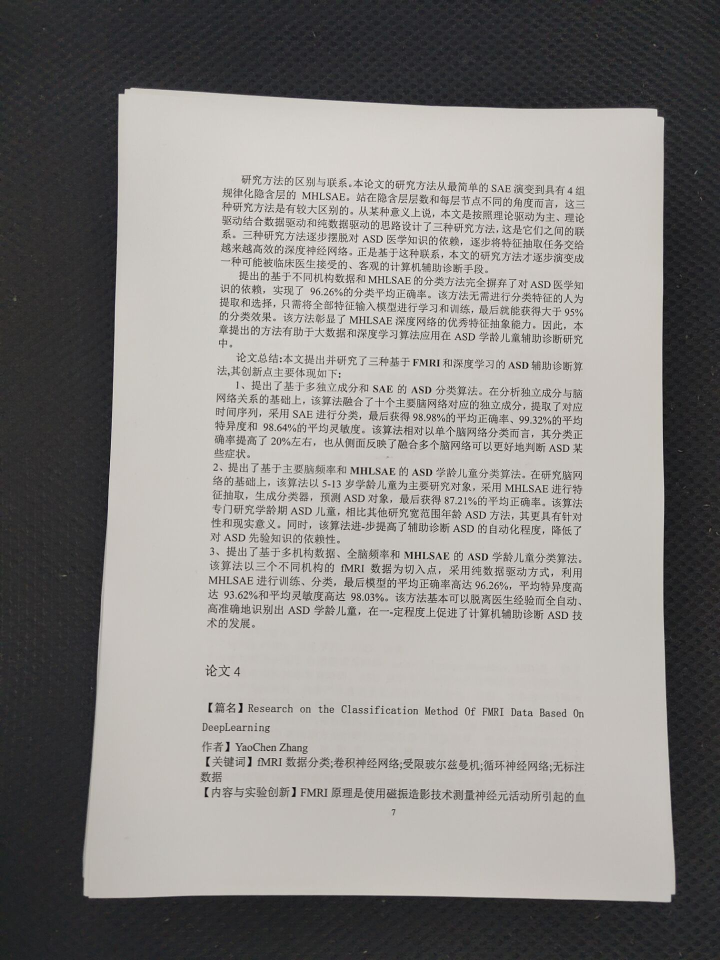
#> input picture imgs/04.jpg, 1440 x 1920 px (shown at 1/2 size)
$ python '02_A4扫描完整版_未加图像增强只有图片截取.py'
#> lines starting #> are read from the running program, lines starting #| are printed output that depends on the picture; after the words box and inside, x2 and y2 are one past the last pixel; in counts of white or black regions, pixels touching at a corner belong together; long printed decimals are rounded
### src.py
import numpy as np
import math
# 计算直线交点
# [20 lines left out: functions calc_abc_from_line_2d, get_line_cross_point, not called in this run]

def get_points2(cross_point, X_max, Y_max):
    x = []
    y = []
    points2 = []
    for point in cross_point:
        x.append(point[0])
        y.append(point[1])
    x_mean = int(np.mean(x))
    y_mean = int(np.mean(y))

    for i,point in enumerate(cross_point):
        if point[0] > x_mean:
            points2.append([X_max,0])
        else:
            points2.append([0,0])
        if point[1] > y_mean:
            points2[i][1] = Y_max
    return points2

import math
def get_k(img_houghline:list):
    # print(img_houghline)
    x1,y1,x2,y2 = img_houghline
    if x1==x2:
        return 90, x1
    return abs(math.atan((y1-y2)/(x1-x2))*180/math.pi), (x1*y2-x2*y1)/(x1-x2)

# a = 181, 1512,  187, 1411
# print(get_k(a))


def line_cross_point_from_kb(p1, p2):
    (k1,b1),(k2,b2) = p1,p2
    if k1==k2: # 平行
        return None
    elif k1 == None and None== k2: # p1和p2是垂直的
        return None
    elif k1 == None :
        x = b1
        y = b1*k2+b2
    elif k2 == None:
        x = b2
        y = b2*k1+b1
    else:
        x = (b1-b2)/(k2-k1)
        y = (b1*k2-b2*k1)/(k2-k1)

    if x<0 or y<0 or x>1600 or y>2000:
        return None
    else:
        return (x,y)


# 最小二乘法将每个方向上面的点拟合为一条直线
# 损失函数是系数的函数，另外还要传入数据的x,y
# [8 lines left out: function compute_cost, not called in this run]

def fit(points):
    if len(set(points[:,0]))==1: # 数据去重判断X轴相等
        return None,points[0][0]
    # print(points,"==========")
    M = len(points) # 点数
    print(M)
    x_bar=np.mean(points[:,0])
    sum_yx= 0
    sum_x2=0
    sum_delta =0
    for i in range(M): # 2
        x=points[i,0]
        y=points[i,1]
        sum_yx += y*(x-x_bar)
        sum_x2 += x**2
    #根据公式计算w
    # print(sum_yx, sum_x2, x_bar)
    w = sum_yx/(sum_x2-M*(x_bar**2))

    for i in range(M):
        x=points[i,0]
        y=points[i,1]
        sum_delta += (y-w*x)
    b = sum_delta / M
    return w,b


a = None
# a = np.array([2,3,4,5])
a = np.array(a)
if (a == None).all():
    print("空")

### 02_A4扫描完整版_未加图像增强只有图片截取.py
import cv2
import numpy as np
import os
np.set_printoptions(threshold=np.inf)
from matplotlib import pyplot as plt # 用来解决不能显示的问题
#解决中文显示问题
plt.rcParams['font.sans-serif']=['SimHei']
plt.rcParams['axes.unicode_minus'] = False

DEBUG = True
img_path = r"imgs/04.jpg"
img_distinguishability = (2480,3508) # 300像素A4纸张, 目标像素

img = cv2.imread(img_path) #
#> img is the input picture: shape (1920, 1440, 3); mean B, G, R 133.3, 135.7, 138.2
img_size = img.shape
#> img_size = (1920, 1440, 3)
print("当前图片的大小是:",img_size)
#| 当前图片的大小是: (1920, 1440, 3)
img_gray = cv2.cvtColor(img, cv2.COLOR_BGR2GRAY)  # 二值化
img_guassian = cv2.GaussianBlur(img_gray, (5,5), 0) # 高斯平滑
ret, img_threshold = cv2.threshold(img_gray, 0, 150, cv2.THRESH_OTSU | cv2.THRESH_BINARY)
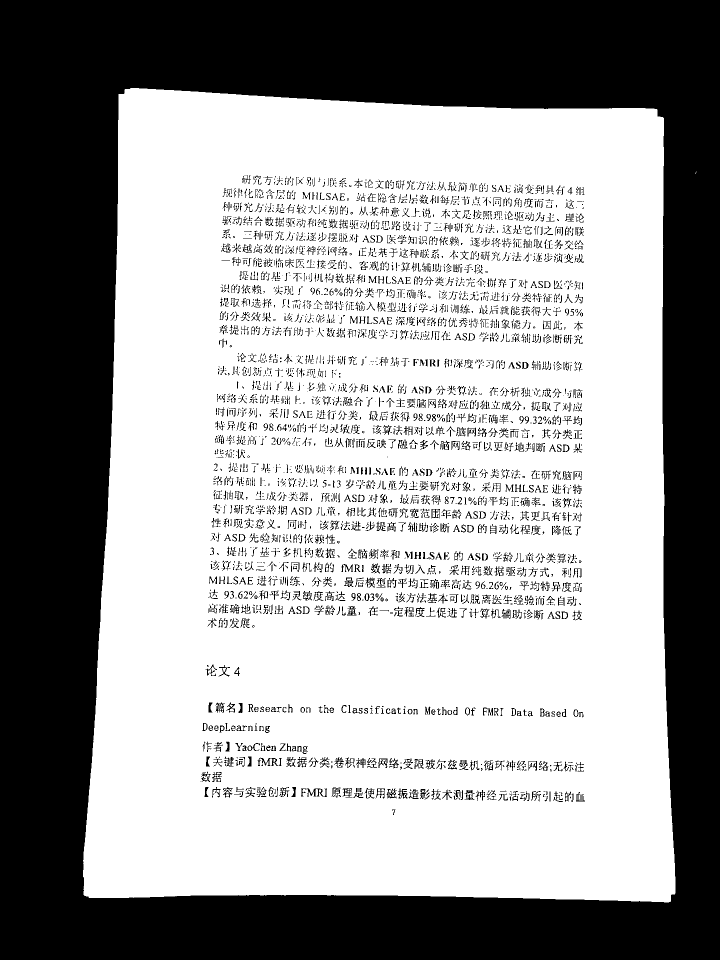
#> img_threshold: shape (1920, 1440) (shown at 1/2 size); values 0 (black) and 150 (white), 61% white; 4420 black regions (2773 under 20 px), largest, box (x1, y1, x2, y2) and area: (0, 0, 1440, 1920) 981685, (614, 1577, 654, 1594) 266, (515, 1515, 557, 1532) 254
#> ret = 119
#二值化后的图转化为和白图
# 第一个参数 矩形：MORPH_RECT;交叉形：MORPH_CROSS;椭圆形：MORPH_ELLIPSE;
kernel = cv2.getStructuringElement(cv2.MORPH_RECT, (5, 5))
img_dst = cv2.dilate(img_threshold, kernel) # 正式膨胀
#> img_dst: shape (1920, 1440); values 0 (black) and 150 (white), 64.9% white; 10 black regions (9 under 20 px), largest, box (x1, y1, x2, y2) and area: (0, 0, 1440, 1920) 970239
img_canny = cv2.Canny(img_dst, 30, 120)  # 边缘提取常用函数
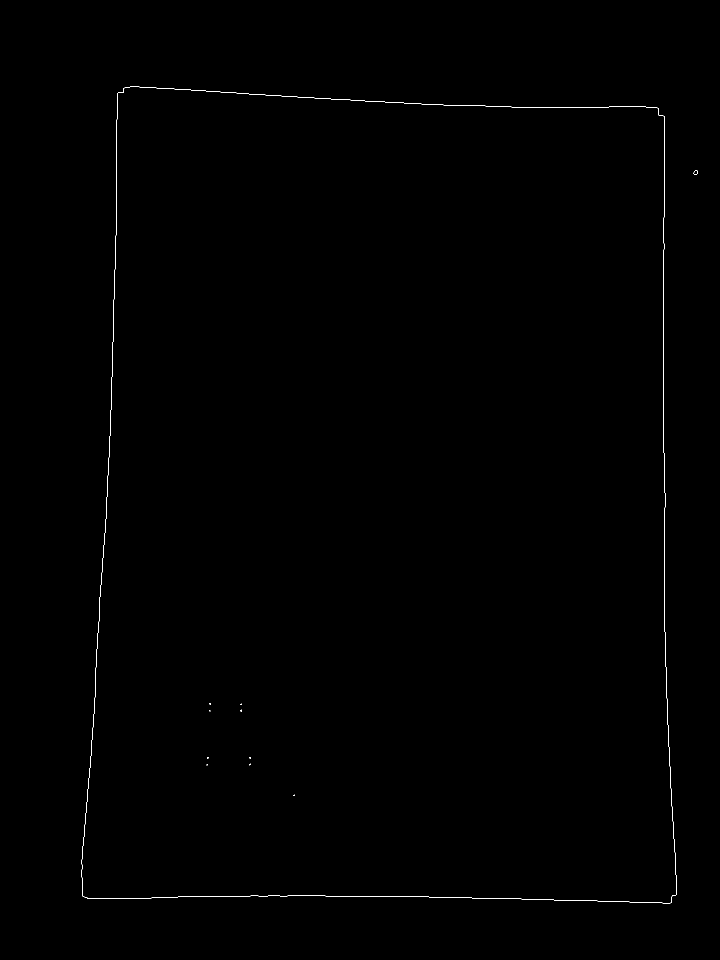
#> img_canny: shape (1920, 1440) (shown at 1/2 size); 0.2% white in thin lines or dots, all inside (x1, y1, x2, y2) = (163, 173, 1395, 1807)


# 通过边缘得到每一个轮廓
contours, _ = cv2.findContours(img_canny,
                               cv2.RETR_EXTERNAL, # 只检测外围轮廓
                               cv2.CHAIN_APPROX_SIMPLE) # 保存轮廓上的所有点
#> contours = 2 contours; box (x1, y1, x2, y2) and area: (163, 173, 1353, 1807) 1794427, (1387, 340, 1395, 349) 46
# 轮廓的点集(contours), 各层轮廓的索引(hierarchy)
area = [cv2.contourArea(contour) for contour in contours] # 得到每一个轮廓的面积
#> area = [45.5, 1794427]
max_idx = np.argmax(np.array(area))  # 找到最大面积的索引
#> max_idx = 1
for i in range(len(img_canny)): # 先清空图
    for j in range(len(img_canny[i])):
        img_canny[i][j] = 0
#> img_canny: shape (1920, 1440); 0.2% of pixels changed, all inside (x1, y1, x2, y2) = (163, 173, 1395, 1807)
for i in contours[max_idx]: # 将轮廓点插入到图中
    img_canny[i[0][1]][i[0][0]]  = 255
#> this loop made 412 passes
#> i on passes 1 to 3: [[260, 173]], [[259, 174]], [[258, 174]]
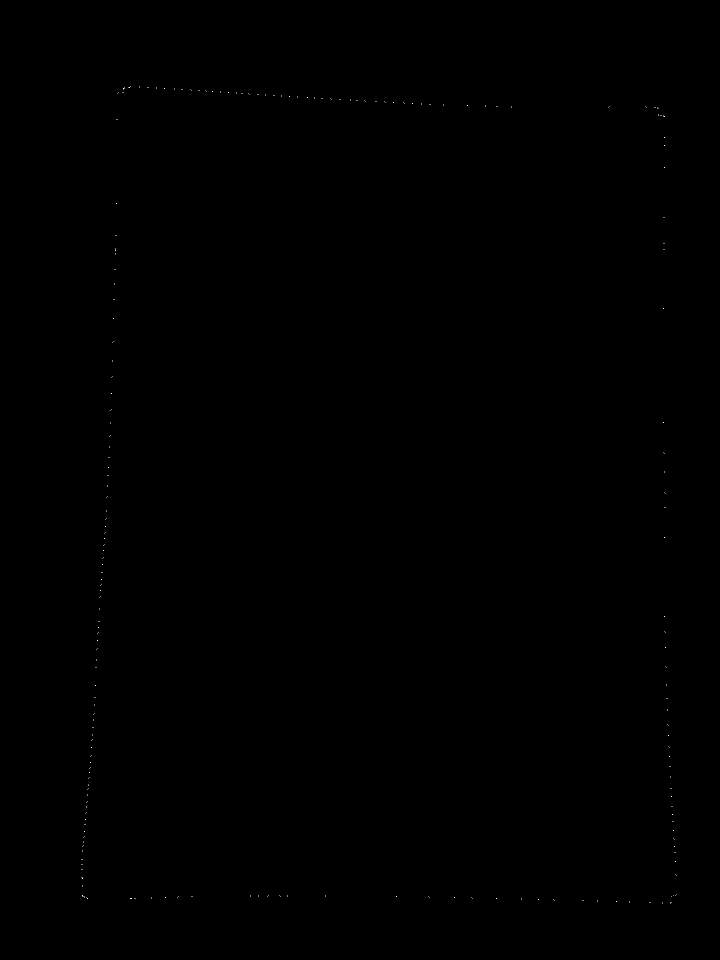
#> img_canny: shape (1920, 1440) (shown at 1/2 size); 0.01% white in thin lines or dots, all inside (x1, y1, x2, y2) = (163, 173, 1353, 1807)

img_draw = cv2.drawContours(img_canny,  # 要绘制轮廓的图像, 里面填充255颜色
                            contours, # 所有轮廓
                            max_idx, # 轮廓编号
                            255,  # 轮廓颜色
                            cv2.FILLED)# 填充最大的轮
#> img_draw: shape (1920, 1440); 65% white; 1 black region, box (x1, y1, x2, y2) and area: (0, 0, 1440, 1920) 967634
# [19 lines of commented-out code are left out]
img_canny2 = cv2.Canny(img_draw, 30, 120)
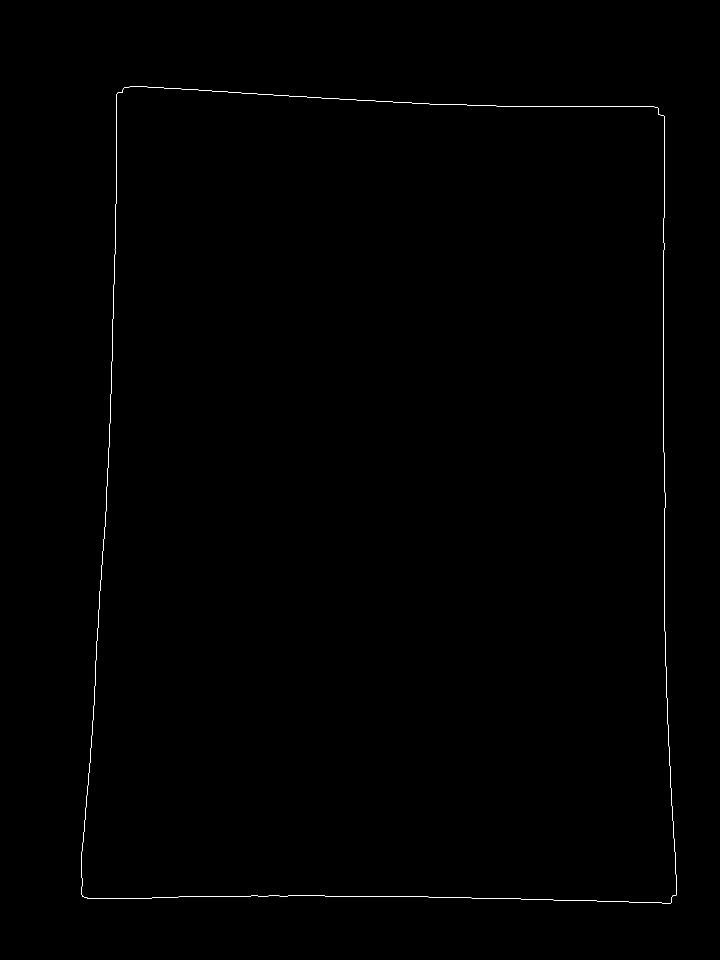
#> img_canny2: shape (1920, 1440) (shown at 1/2 size); 0.2% white in thin lines or dots, all inside (x1, y1, x2, y2) = (162, 172, 1353, 1807)
img_houghlines = cv2.HoughLinesP(img_canny2,
                                 5, # 像素点精度
                                 (np.pi / 180),
                                 150,
                                 minLineLength=100, # 线长
                                 maxLineGap=20)   # 共线两点之间最短距离
#> img_houghlines = 20 rows, first 6: [1232, 1803, 1343, 1805], [261, 172, 439, 182], [1326, 806, 1328, 942], [181, 1512, 187, 1411], [1328, 1231, 1328, 1076], [749, 1792, 942, 1795]
img_houghlines = np.array(img_houghlines)
if (img_houghlines==None).all():
    print("img_houghlines为空 未找到线条, 直接退出")
    exit(1)
img_houghlines = list(img_houghlines[:, 0, :])  # 将数据转换到二维
#> img_houghlines = 20 items, first 6: [1232, 1803, 1343, 1805], [261, 172, 439, 182], [1326, 806, 1328, 942], [181, 1512, 187, 1411], [1328, 1231, 1328, 1076], [749, 1792, 942, 1795]
print("共有线条",len(img_houghlines))
#| 共有线条 20
# print("转化1维度",img_houghlines)
for x1,y1,x2,y2 in img_houghlines: # 在原图上绘制提取到的线条
    cv2.line(img,(x1,y1),(x2,y2),(0,255,0),20)
#> this loop made 20 passes
#> (x1, y1, x2, y2) on passes 1 to 12: (1232, 1803, 1343, 1805), (261, 172, 439, 182), (1326, 806, 1328, 942), (181, 1512, 187, 1411), (1328, 1231, 1328, 1076), (749, 1792, 942, 1795), (807, 205, 1036, 213), (189, 1376, 200, 1171), (210, 1053, 214, 952), (204, 1797, 331, 1795), (1334, 1418, 1340, 1550), (1328, 379, 1329, 266)
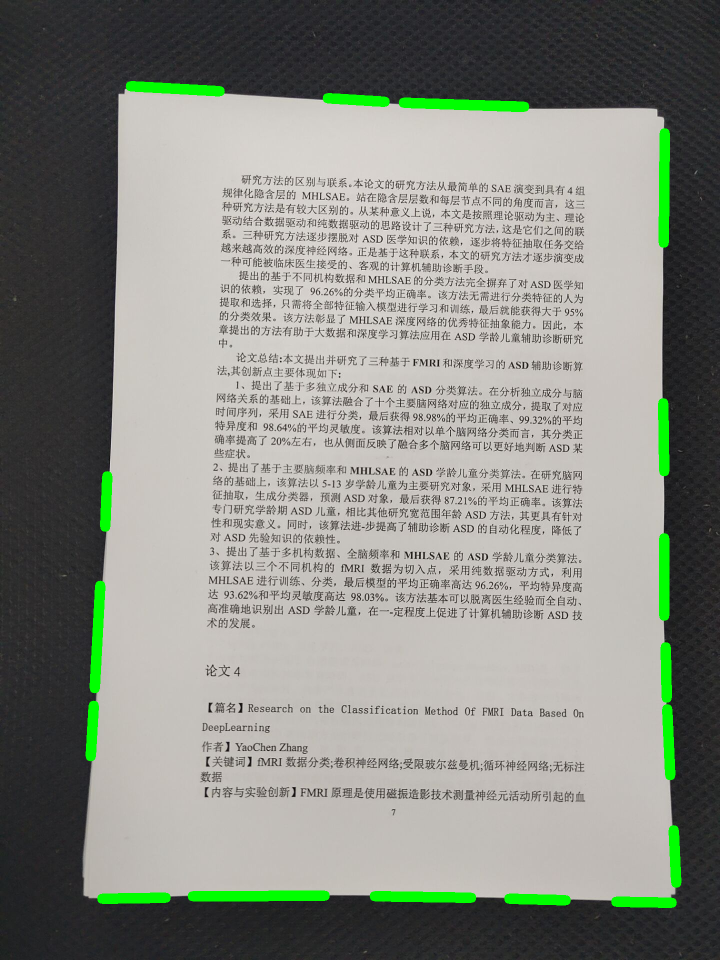
#> img: shape (1920, 1440, 3) (shown at 1/2 size); 2.17% of pixels changed, all inside (x1, y1, x2, y2) = (171, 162, 1363, 1816)

from src import get_k

EastWestSouthNorth = {"东西":[],"东":[],"南":[],"西":[],"北":[],"东_index":[], "西_index":[], "南_index":[], "北_index":[],   "南北":[]} # 东西南北


westEast = {}
southNorth = {}
# 分两级
for i,img_houghline in enumerate(img_houghlines): # 确定东南或者西北
    k,b = get_k(img_houghline)
    if 60 < k <120: # 归为东西方向, 在分东西
        EastWestSouthNorth["东西"].append(img_houghline)
    else: # 归于南北方向, 在分南北
        EastWestSouthNorth["南北"].append(img_houghline)
#> this loop made 20 passes
#> (x1 in get_k, y1 in get_k, x2 in get_k, y2 in get_k, k, b) on passes 1 to 12: (1232, 1803, 1343, 1805, 1.03, 1780.8), (261, 172, 439, 182, 3.22, 157.3), (1326, 806, 1328, 942, 89.16, -89362), (181, 1512, 187, 1411, 86.6, 4558.8), (1328, 1231, 1328, 1076, 90, 1328), (749, 1792, 942, 1795, 0.891, 1780.4), (807, 205, 1036, 213, 2, 176.8), (189, 1376, 200, 1171, 86.93, 4898.3), (210, 1053, 214, 952, 87.73, 6355.5), (204, 1797, 331, 1795, 0.902, 1800.2), (1334, 1418, 1340, 1550, 87.4, -27930), (1328, 379, 1329, 266, 89.49, 150443)

# 定四象
# 计算东西方向的线只看x, 以mean_x分东西, 垂直方向的x都近似,因此取x的最大值和最小值, y差异很大, 也取最大值和最小值?
mean_x = [ line[0] for line in EastWestSouthNorth["东西"] ]
for i,_ in enumerate(mean_x):
    if _ > img_size[1]/2:# 在s东
        EastWestSouthNorth["东"].append(EastWestSouthNorth["东西"][i])
    else:
        EastWestSouthNorth["西"].append(EastWestSouthNorth["东西"][i])


# 计算南北方向的线只看y, 以mean_y分南北
mean_y = [ line[1] for line in EastWestSouthNorth["南北"] ]
for i,_ in enumerate(mean_y):
    if _ > img_size[0]/2:# 在南
        EastWestSouthNorth["南"].append(EastWestSouthNorth["南北"][i])
    else:
        EastWestSouthNorth["北"].append(EastWestSouthNorth["南北"][i])

print(EastWestSouthNorth)

from src import *
# 稳四线
from src import line_cross_point_from_kb
line_result = []
for direction in ["东", "南", "西", "北"]:
    _ = []
    for x1,y1,x2,y2 in EastWestSouthNorth[direction]:
        _.extend([[x1,y1],[x2,y2]])
    _ = np.array(_)
    x = _[:,0]
    y = _[:,1]
    w,b = fit(_)
    line_result.append([w,b])
    if w:
        pred_y= w*x+b
        plt.plot(x,pred_y,c='r')
#> after the loop, line_result = [[47.75, -62596.8], [0.00911, 1789], [-16.55, 4503.7], [0.0531, 159.7]]

if DEBUG:print("使用最小二乘法拟合直线为",line_result)
#| 使用最小二乘法拟合直线为 [[47.752, -62596.836], [0.009111, 1788.957], [-16.551, 4503.664], [0.05308, 159.733]]
# plt.show()


# 得四点
from src import line_cross_point_from_kb
img_houghlines =  line_result
#> img_houghlines has the same summary as line_result
cross_point = []
for i, (poin1) in enumerate(img_houghlines): # 0,1,2
    if i+1==len(img_houghlines):
        break
    for j,poin2 in enumerate(img_houghlines[i+1:]):
        print(f"计算{i},{j+i+1}的交点")
        _ = line_cross_point_from_kb(poin1, poin2)
        if _:cross_point.append(_)
#> this loop made 4 passes
#| 计算0,1的交点
#| 计算0,2的交点
#| 计算0,3的交点
#| 计算1,2的交点
#| 计算1,3的交点
#| 计算2,3的交点
#> after the loop, cross_point = [(1348.6, 1801.2), (1315.7, 229.6), (163.9, 1790.5), (261.6, 173.6)]
print("得到的交点的结果是",cross_point)
#| 得到的交点的结果是 [(1348.597, 1801.244), (1315.684, 229.570), (163.928, 1790.451), (261.615, 173.619)]
if len(cross_point) != 4:
    print(f"怎么能交点是{len(cross_point)}个呢, 你太神了")


# rows,cols,_ = img.shape
points1 = np.float32(cross_point)
#> points1 = [[1348.6, 1801.2], [1315.7, 229.6], [163.9, 1790.5], [261.6, 173.6]]
print(cross_point)
#| [(1348.597, 1801.244), (1315.684, 229.570), (163.928, 1790.451), (261.615, 173.619)]
from src import get_points2
points2 = get_points2(cross_point, img_distinguishability[0],img_distinguishability[1])
#> the loop in get_points2, `for point in cross_point:` made 4 passes
#> after the loop in get_points2, `for point in cross_point:`: x = [1348.6, 1315.7, 163.9, 261.6]; y = [1801.2, 229.6, 1790.5, 173.6]
#> in get_points2, `x_mean = int(np.mean(x))`: x_mean = 772
#> in get_points2, `y_mean = int(np.mean(y))`: y_mean = 998
#> the loop in get_points2, `for i,point in enumerate(cross_point):` made 4 passes
#> after the loop in get_points2, `for i,point in enumerate(cross_point):`: points2 = [[2480, 3508], [2480, 0], [0, 3508], [0, 0]]
#> points2 = [[2480, 3508], [2480, 0], [0, 3508], [0, 0]]
print("points2",points2)
#| points2 [[2480, 3508], [2480, 0], [0, 3508], [0, 0]]
points2 = np.float32(points2)
matrix = cv2.getPerspectiveTransform(points1,points2)
#> matrix = [[2.29, 0.138, -622.9], [-0.13, 2.45, -390.5], [-3.13e-05, 7.58e-05, 1]]
# 将四个点组成的平面转换成另四个点组成的一个平面
# output = cv2.warpPerspective(img, matrix, (cols, rows))
img = cv2.imread(img_path)
output = cv2.warpPerspective(img, matrix, img_distinguishability)
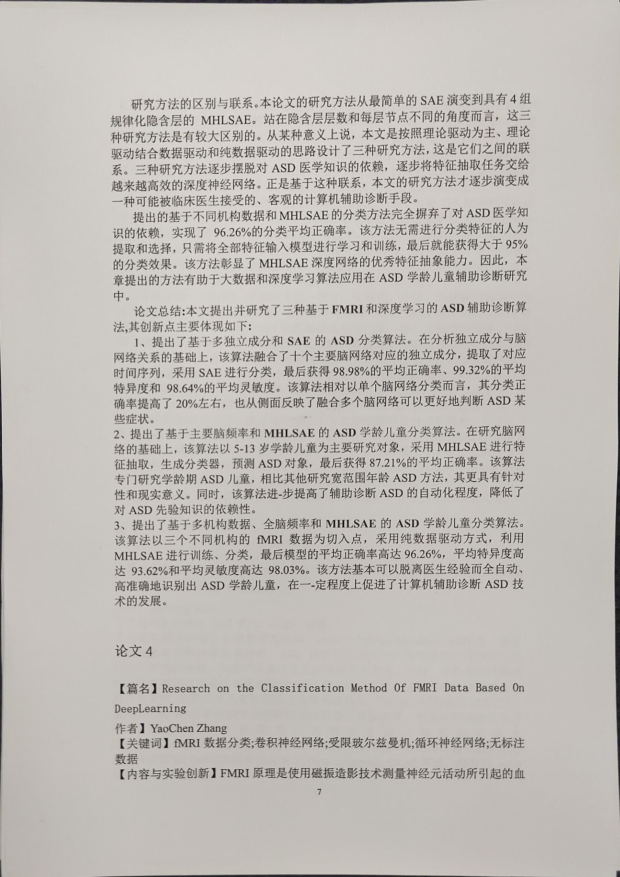
#> output: shape (3508, 2480, 3) (shown at 1/4 size); mean B, G, R 182.5, 187.1, 190.9
# 通过warpPerspective函数来进行变换
img_show = cv2.cvtColor(output,cv2.COLOR_BGR2RGB)
plt.imshow(img_show), plt.title("output")
cv2.imwrite("swap/"+os.path.split(img_path)[1],output)
plt.show()
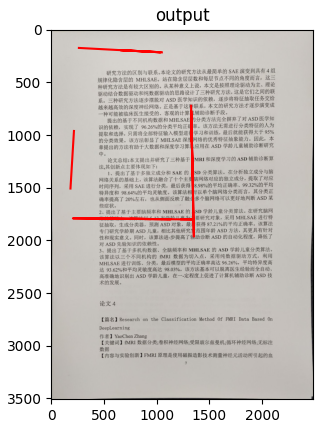
#> figure drawn by matplotlib, 1 panel

# [13 lines of commented-out code are left out]
